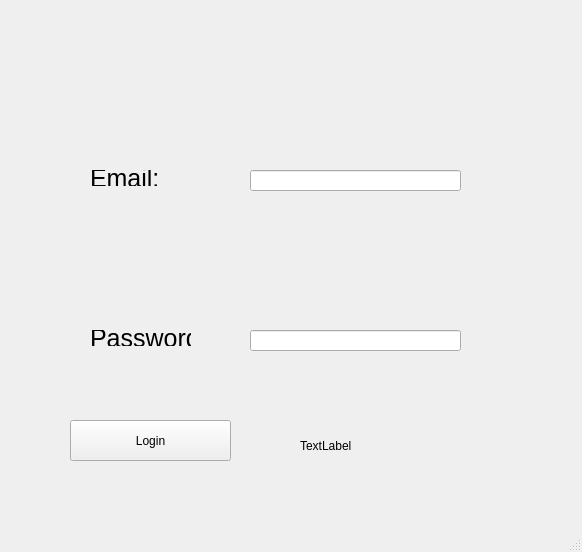
<?xml version="1.0" encoding="UTF-8"?>
<ui version="4.0">
 <class>Login</class>
 <widget class="QMainWindow" name="Login">
  <property name="geometry">
   <rect>
    <x>0</x>
    <y>0</y>
    <width>582</width>
    <height>552</height>
   </rect>
  </property>
  <property name="windowTitle">
   <string>Login Window</string>
  </property>
  <widget class="QWidget" name="centralwidget">
   <widget class="QLabel" name="label">
    <property name="geometry">
     <rect>
      <x>90</x>
      <y>170</y>
      <width>71</width>
      <height>16</height>
     </rect>
    </property>
    <property name="font">
     <font>
      <pointsize>19</pointsize>
     </font>
    </property>
    <property name="text">
     <string>Email:</string>
    </property>
   </widget>
   <widget class="QLabel" name="label_2">
    <property name="geometry">
     <rect>
      <x>90</x>
      <y>330</y>
      <width>101</width>
      <height>16</height>
     </rect>
    </property>
    <property name="font">
     <font>
      <pointsize>19</pointsize>
     </font>
    </property>
    <property name="text">
     <string>Password:</string>
    </property>
   </widget>
   <widget class="QLineEdit" name="loginEmail">
    <property name="geometry">
     <rect>
      <x>250</x>
      <y>170</y>
      <width>211</width>
      <height>21</height>
     </rect>
    </property>
   </widget>
   <widget class="QLineEdit" name="loginPassword">
    <property name="geometry">
     <rect>
      <x>250</x>
      <y>330</y>
      <width>211</width>
      <height>21</height>
     </rect>
    </property>
    <property name="echoMode">
     <enum>QLineEdit::Password</enum>
    </property>
   </widget>
   <widget class="QPushButton" name="loginButton">
    <property name="geometry">
     <rect>
      <x>70</x>
      <y>420</y>
      <width>161</width>
      <height>41</height>
     </rect>
    </property>
    <property name="text">
     <string>Login</string>
    </property>
   </widget>
   <widget class="QLabel" name="status">
    <property name="geometry">
     <rect>
      <x>300</x>
      <y>430</y>
      <width>121</width>
      <height>31</height>
     </rect>
    </property>
    <property name="text">
     <string>TextLabel</string>
    </property>
   </widget>
  </widget>
  <widget class="QMenuBar" name="menubar">
   <property name="geometry">
    <rect>
     <x>0</x>
     <y>0</y>
     <width>582</width>
     <height>22</height>
    </rect>
   </property>
  </widget>
  <widget class="QStatusBar" name="statusbar"/>
 </widget>
 <resources/>
 <connections/>
</ui>
